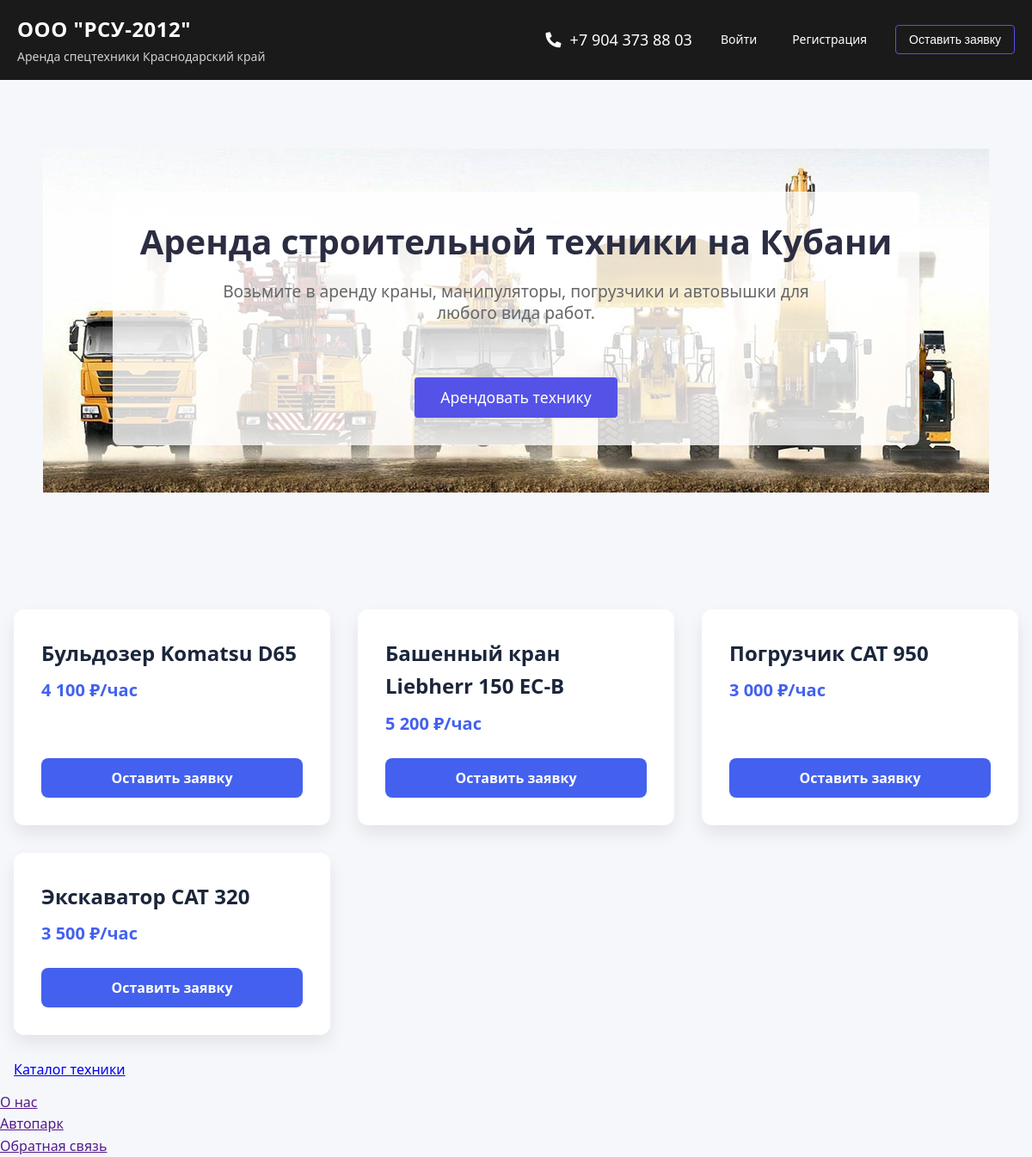
The app's page /, older data.
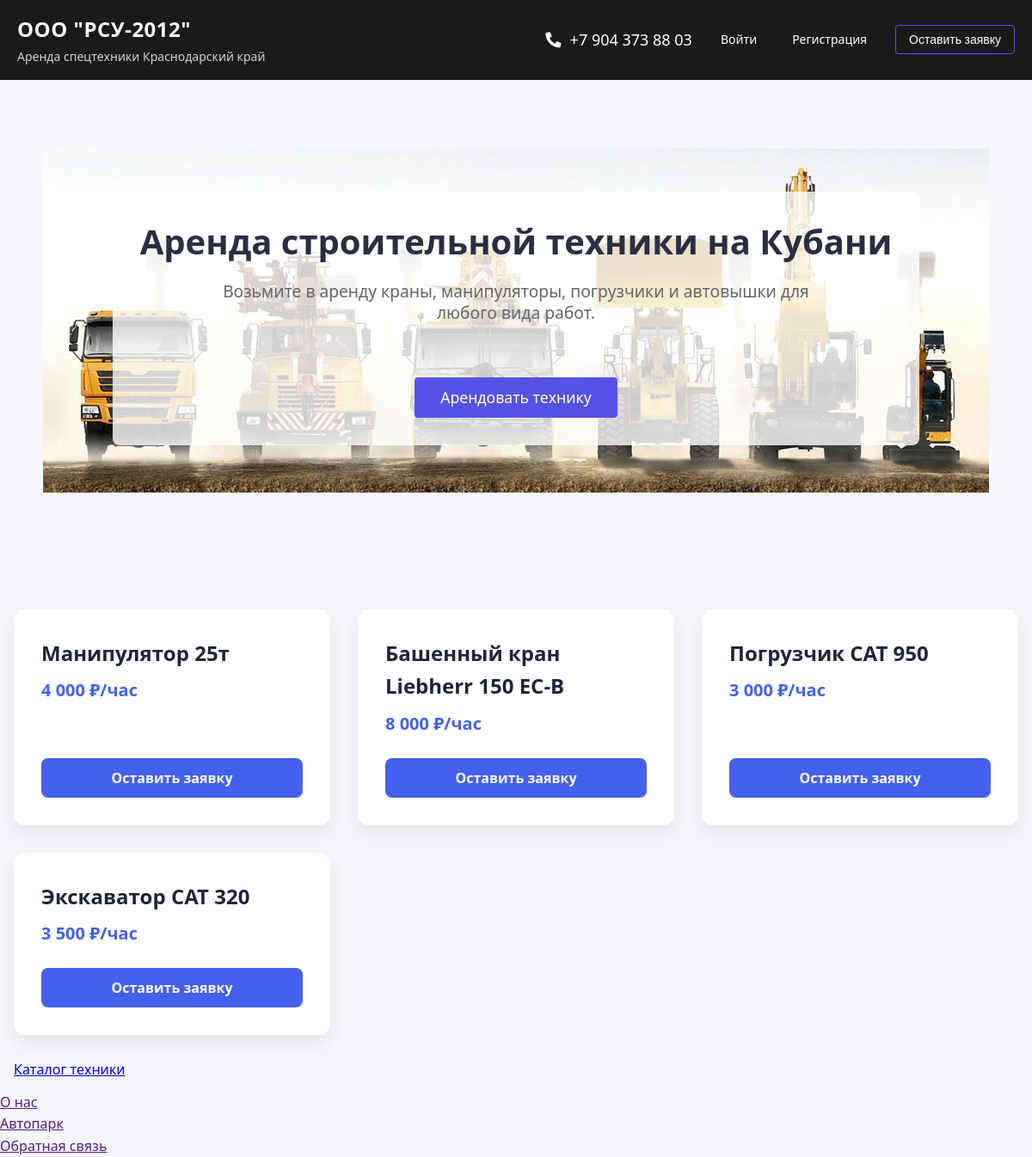
The same page, newer data.
### bid/models.py (models this page shows, shortened)
class Equipment(models.Model):
    class Status(models.IntegerChoices):
        DRAFT = 0, 'Черновик'
        PUBLISHED = 1, 'Опубликовано'
    title = models.CharField(max_length=255, verbose_name="Название техники")
    slug = models.SlugField(max_length=255, unique=True, db_index=True, verbose_name="URL")
    description = models.TextField(blank=True, verbose_name="Описание")
    price_per_hour = models.DecimalField(max_digits=10, decimal_places=2, verbose_name="Цена за час, ₽")
    time_create = models.DateTimeField(auto_now_add=True, verbose_name="Время создания")
    time_update = models.DateTimeField(auto_now=True, verbose_name="Время обновления")
    status = models.IntegerField(choices=Status.choices, default=Status.DRAFT, verbose_name="Публикация")
    image = models.ImageField(upload_to='equipment_images/', blank=True, null=True, verbose_name="Изображение техники")
    owner = models.ForeignKey(
        settings.AUTH_USER_MODEL,
        on_delete=models.SET_NULL,
        null=True,
        blank=True,
        related_name='owned_equipment',
        verbose_name='Владелец'
    )
    manufacturer = models.ForeignKey(
        'Manufacturer',
        on_delete=models.SET_NULL,
        related_name='equipment',
        verbose_name="Производитель",
        null=True,
        blank=True,
    )
    tags = models.ManyToManyField(
        'Tag',
        related_name='equipment',
        verbose_name="Теги",
        blank=True,
    )
    objects = models.Manager()
    published = PublishedManager()
    class Meta:
        ordering = ['-time_create']
        indexes = [models.Index(fields=['-time_create'])]
        verbose_name = 'Единица техники'
        verbose_name_plural = 'Единицы техники'
        permissions = [
            ('can_publish_equipment', 'Может публиковать оборудование'),
            ('can_manage_equipment', 'Может управлять оборудованием'),
            ('can_view_equipment_analytics', 'Может просматривать аналитику оборудования'),
        ]

### homepage/views.py (the view)
# urls.py: path('', include('homepage.urls')),
def homepage(request):
    equipment = Equipment.published.all()
    data = {'title': 'Главная страница',
            'items': {e.title: int(e.price_per_hour) for e in equipment}}
    return render(request, 'homepage/homepage.html', data)

### bid/models.py (called while the page is built)
    def get_queryset(self):
        return super().get_queryset().filter(status=Equipment.Status.PUBLISHED)

### homepage/templatetags/footernav.py (called while the page is built)
@register.simple_tag()
def get_categories():
    return views.menu

### templates/homepage/homepage.html (shortened to what this page needs)
{% extends "base.html" %}
{% load static %}
{% load humanize %}
{% block content %}
<div class="beck">
  <div class="header">
      <h1>Аренда строительной техники на Кубани</h1>
      <p class="subtitle">Возьмите в аренду краны, манипуляторы, погрузчики и автовышки для любого вида работ.</p>
      <div class="divider"></div>
      <a href="#" class="cta-button">Арендовать технику</a>
  </div>
</div>
<div class="container">
  <div class="equipment-grid">
    {% for key, value in items.items %}
    <div class="equipment-card animate__animated animate__fadeInUp" style="animation-delay: {{ forloop.counter0|add:"0.1" }}s">
      <div class="card-content">
        <h3 class="equipment-name">{{ key }}</h3>
        <p class="equipment-price">{{ value|intcomma }} ₽/час</p>
        <button class="order-btn" onclick="openModal('{{ key }}')">Оставить заявку</button>
      </div>
    </div>
    {% empty %}
      <p>Техника не найдена</p>
    {% endfor %}
  </div>
</div>
{% endblock %}

Row changes from the older to the newer data that the page shows:
no longer on this page (row edited): Equipment: items "Бульдозер Komatsu D65"
added Equipment: items "Манипулятор 25т"
Text that changed along with them:
new list line: "4 000 ₽/час Оставить заявку"
new list line: "Башенный кран Liebherr 150 EC-B"
new list line: "8 000 ₽/час Оставить заявку"
list line gone: "4 100 ₽/час Оставить заявку"
list line gone: "Башенный кран Liebherr 150 EC-B"
list line gone: "5 200 ₽/час Оставить заявку"
